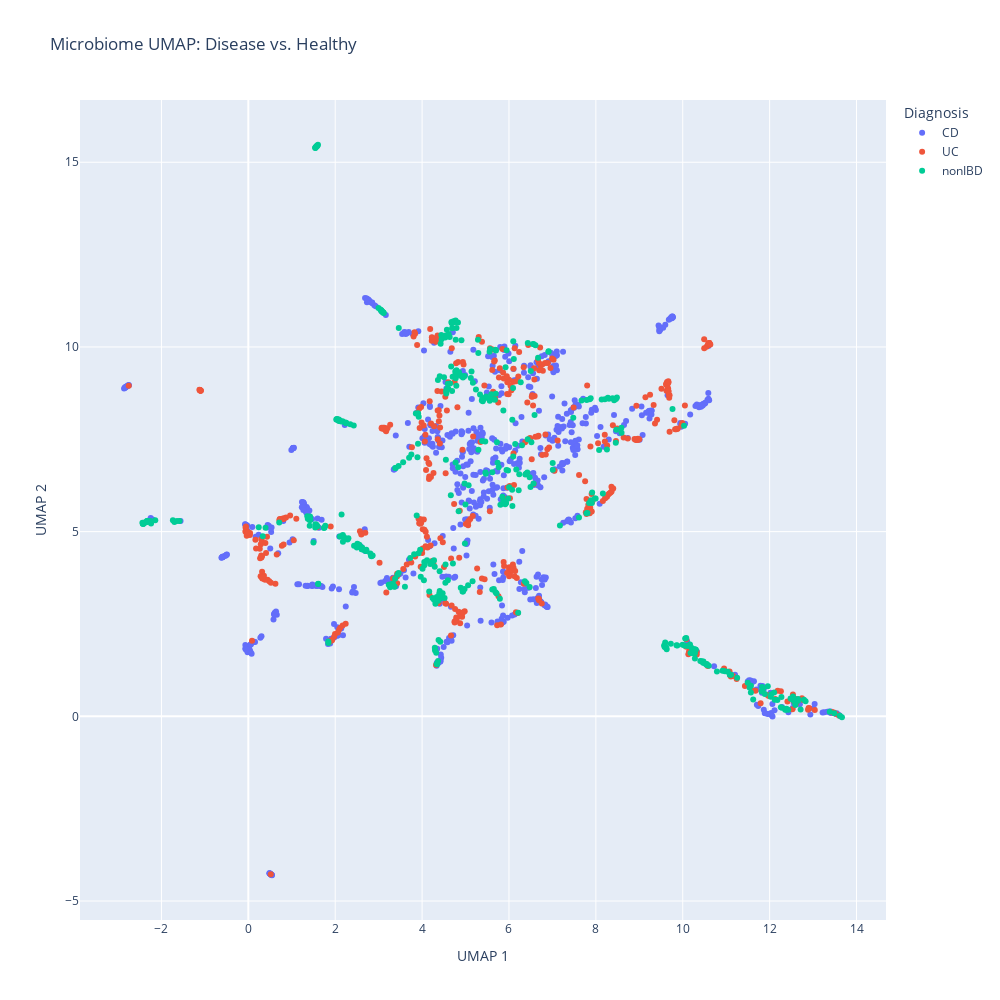

Notebook code for this chart:
### Code cell
import plotly.graph_objects as go
import plotly.express as px

fig_2d = go.Figure()
for (thisDiag, thisMask) in diagMasks.items():
    fig_2d.add_trace(go.Scatter(
        x=umap_df[thisMask]["umap_2d_x"],
        y=umap_df[thisMask]["umap_2d_y"],
        mode='markers',
        name=thisDiag,
        # marker=dict(size=df_subset['petal_length'] * 5),
        # name=sp,
        # marker_color=feature_metadata[thisMask]['diagnosis'],
        customdata=umap_df[thisMask][['External.ID', 'Participant.ID']],
        hovertemplate=(
            "External.ID: %{customdata[0]}<br>"
            "Participant.ID: %{customdata[1]}<extra></extra>"
            )
        )
    )

fig_2d.update_layout(
    title='Microbiome UMAP: Disease vs. Healthy',
    xaxis_title='UMAP 1',
    yaxis_title='UMAP 2',
    legend_title='Diagnosis',
    width = 1000,
    height = 1000,
)
fig_2d.show()

### Figure 1 — Plotly figure (JSON) as saved in the notebook; plotly's stock layout.template omitted (floating-point values rounded to 4 significant figures; data arrays with more than 128 entries replaced by an {"elided": "..."} marker saying what was removed)
{"data": [{"customdata": {"elided": "748x2 str values"}, "hovertemplate": "External.ID: %{customdata[0]}<br>Participant.ID: %{customdata[1]}<extra></extra>", "mode": "markers", "name": "CD", "type": "scatter", "x": {"elided": "748 float values"}, "y": {"elided": "748 float values"}}, {"customdata": {"elided": "452x2 str values"}, "hovertemplate": "External.ID: %{customdata[0]}<br>Participant.ID: %{customdata[1]}<extra></extra>", "mode": "markers", "name": "UC", "type": "scatter", "x": {"elided": "452 float values"}, "y": {"elided": "452 float values"}}, {"customdata": {"elided": "427x2 str values"}, "hovertemplate": "External.ID: %{customdata[0]}<br>Participant.ID: %{customdata[1]}<extra></extra>", "mode": "markers", "name": "nonIBD", "type": "scatter", "x": {"elided": "427 float values"}, "y": {"elided": "427 float values"}}], "layout": {"height": 1000, "legend": {"title": {"text": "Diagnosis"}}, "title": {"text": "Microbiome UMAP: Disease vs. Healthy"}, "width": 1000, "xaxis": {"title": {"text": "UMAP 1"}}, "yaxis": {"title": {"text": "UMAP 2"}}}}
